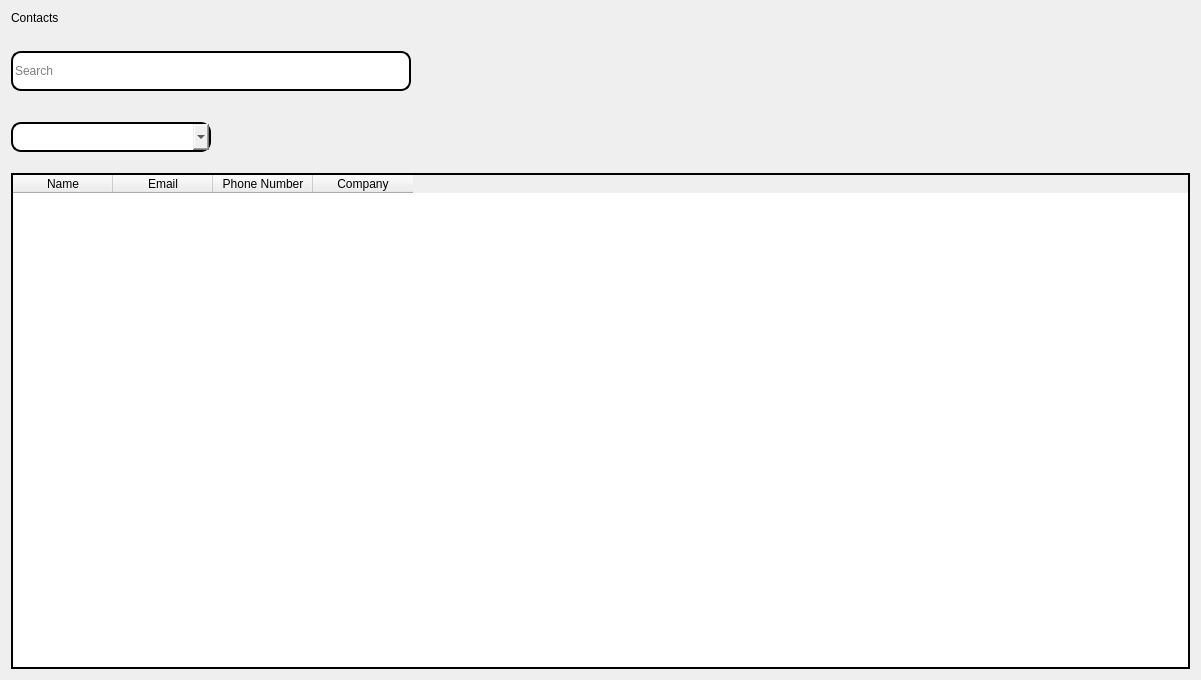
<?xml version="1.0" encoding="UTF-8"?>
<ui version="4.0">
 <class>contacts3</class>
 <widget class="QWidget" name="contacts3">
  <property name="geometry">
   <rect>
    <x>0</x>
    <y>0</y>
    <width>1201</width>
    <height>680</height>
   </rect>
  </property>
  <property name="windowTitle">
   <string>Form</string>
  </property>
  <layout class="QGridLayout" name="gridLayout_3">
   <item row="0" column="0">
    <layout class="QGridLayout" name="gridLayout">
     <item row="7" column="0">
      <widget class="QTableWidget" name="tableWidget_tbl">
       <property name="styleSheet">
        <string notr="true">QTableWidget{
	border: 2px solid black
}
</string>
       </property>
       <column>
        <property name="text">
         <string>Name</string>
        </property>
       </column>
       <column>
        <property name="text">
         <string>Email</string>
        </property>
       </column>
       <column>
        <property name="text">
         <string>Phone Number</string>
        </property>
       </column>
       <column>
        <property name="text">
         <string>Company</string>
        </property>
       </column>
      </widget>
     </item>
     <item row="1" column="0">
      <spacer name="verticalSpacer_41">
       <property name="orientation">
        <enum>Qt::Orientation::Vertical</enum>
       </property>
       <property name="sizeType">
        <enum>QSizePolicy::Policy::Maximum</enum>
       </property>
       <property name="sizeHint" stdset="0">
        <size>
         <width>20</width>
         <height>20</height>
        </size>
       </property>
      </spacer>
     </item>
     <item row="2" column="0">
      <layout class="QHBoxLayout" name="horizontalLayout_22">
       <item>
        <widget class="QLineEdit" name="search_line">
         <property name="sizePolicy">
          <sizepolicy hsizetype="Expanding" vsizetype="Fixed">
           <horstretch>0</horstretch>
           <verstretch>0</verstretch>
          </sizepolicy>
         </property>
         <property name="minimumSize">
          <size>
           <width>0</width>
           <height>40</height>
          </size>
         </property>
         <property name="maximumSize">
          <size>
           <width>400</width>
           <height>16777215</height>
          </size>
         </property>
         <property name="styleSheet">
          <string notr="true">QLineEdit{
	border: 2px solid black;
    border-radius: 10px;
}
</string>
         </property>
         <property name="placeholderText">
          <string>Search</string>
         </property>
         <property name="cursorMoveStyle">
          <enum>Qt::CursorMoveStyle::LogicalMoveStyle</enum>
         </property>
         <property name="clearButtonEnabled">
          <bool>false</bool>
         </property>
        </widget>
       </item>
       <item>
        <layout class="QHBoxLayout" name="horizontalLayout_6">
         <property name="spacing">
          <number>0</number>
         </property>
         <item>
          <spacer name="horizontalSpacer">
           <property name="orientation">
            <enum>Qt::Orientation::Horizontal</enum>
           </property>
           <property name="sizeHint" stdset="0">
            <size>
             <width>40</width>
             <height>20</height>
            </size>
           </property>
          </spacer>
         </item>
         <item>
          <widget class="QPushButton" name="add_btn">
           <property name="styleSheet">
            <string notr="true">QPushButton{
	background: transparent;
	border: none;
}</string>
           </property>
           <property name="text">
            <string/>
           </property>
           <property name="icon">
            <iconset>
             <normaloff>:/Resources/black_plus .png</normaloff>
             <normalon>:/Resources/white_plus.png</normalon>:/Resources/black_plus .png</iconset>
           </property>
           <property name="iconSize">
            <size>
             <width>40</width>
             <height>40</height>
            </size>
           </property>
          </widget>
         </item>
         <item>
          <widget class="QPushButton" name="refresh_btn">
           <property name="styleSheet">
            <string notr="true">QPushButton {
	background: transparent;
	border: transparent;
}</string>
           </property>
           <property name="text">
            <string/>
           </property>
           <property name="icon">
            <iconset>
             <normaloff>:/Resources/black_refresh.png</normaloff>
             <normalon>:/Resources/white_refresh.png</normalon>:/Resources/black_refresh.png</iconset>
           </property>
           <property name="iconSize">
            <size>
             <width>40</width>
             <height>40</height>
            </size>
           </property>
          </widget>
         </item>
         <item>
          <widget class="QPushButton" name="delete_btn">
           <property name="styleSheet">
            <string notr="true">QPushButton{
	background: transparent;
	border: none;
}</string>
           </property>
           <property name="text">
            <string/>
           </property>
           <property name="icon">
            <iconset>
             <normaloff>:/Resources/black_delete.png</normaloff>
             <normalon>:/Resources/white_delete.png</normalon>:/Resources/black_delete.png</iconset>
           </property>
           <property name="iconSize">
            <size>
             <width>40</width>
             <height>40</height>
            </size>
           </property>
          </widget>
         </item>
        </layout>
       </item>
      </layout>
     </item>
     <item row="0" column="0">
      <widget class="QLabel" name="contacts_txt">
       <property name="sizePolicy">
        <sizepolicy hsizetype="Expanding" vsizetype="Fixed">
         <horstretch>0</horstretch>
         <verstretch>0</verstretch>
        </sizepolicy>
       </property>
       <property name="minimumSize">
        <size>
         <width>0</width>
         <height>0</height>
        </size>
       </property>
       <property name="styleSheet">
        <string notr="true">font: 18pt &quot;Segoe UI&quot;;
background: transparent;</string>
       </property>
       <property name="text">
        <string>Contacts</string>
       </property>
      </widget>
     </item>
     <item row="5" column="0">
      <spacer name="verticalSpacer_43">
       <property name="orientation">
        <enum>Qt::Orientation::Vertical</enum>
       </property>
       <property name="sizeType">
        <enum>QSizePolicy::Policy::Maximum</enum>
       </property>
       <property name="sizeHint" stdset="0">
        <size>
         <width>20</width>
         <height>15</height>
        </size>
       </property>
      </spacer>
     </item>
     <item row="1" column="0">
      <spacer name="verticalSpacer_42">
       <property name="orientation">
        <enum>Qt::Orientation::Vertical</enum>
       </property>
       <property name="sizeType">
        <enum>QSizePolicy::Policy::Maximum</enum>
       </property>
       <property name="sizeHint" stdset="0">
        <size>
         <width>20</width>
         <height>20</height>
        </size>
       </property>
      </spacer>
     </item>
     <item row="3" column="0">
      <spacer name="verticalSpacer">
       <property name="orientation">
        <enum>Qt::Orientation::Vertical</enum>
       </property>
       <property name="sizeType">
        <enum>QSizePolicy::Policy::Maximum</enum>
       </property>
       <property name="sizeHint" stdset="0">
        <size>
         <width>20</width>
         <height>25</height>
        </size>
       </property>
      </spacer>
     </item>
     <item row="4" column="0">
      <layout class="QGridLayout" name="gridLayout_2">
       <item row="0" column="0">
        <widget class="QComboBox" name="allContacts_combo">
         <property name="sizePolicy">
          <sizepolicy hsizetype="Expanding" vsizetype="Fixed">
           <horstretch>0</horstretch>
           <verstretch>0</verstretch>
          </sizepolicy>
         </property>
         <property name="minimumSize">
          <size>
           <width>0</width>
           <height>30</height>
          </size>
         </property>
         <property name="maximumSize">
          <size>
           <width>200</width>
           <height>16777215</height>
          </size>
         </property>
         <property name="styleSheet">
          <string notr="true">QComboBox{
	border: 2px solid black;
	border-radius: 10px;
}



</string>
         </property>
         <property name="editable">
          <bool>false</bool>
         </property>
         <property name="placeholderText">
          <string>All Contacts</string>
         </property>
        </widget>
       </item>
       <item row="0" column="1">
        <spacer name="horizontalSpacer_2">
         <property name="orientation">
          <enum>Qt::Orientation::Horizontal</enum>
         </property>
         <property name="sizeHint" stdset="0">
          <size>
           <width>40</width>
           <height>20</height>
          </size>
         </property>
        </spacer>
       </item>
      </layout>
     </item>
    </layout>
   </item>
  </layout>
 </widget>
 <resources/>
 <connections/>
</ui>
